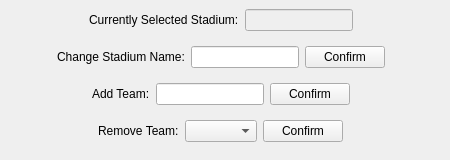
    <widget class="QWidget" name="modify_stadium_info_page">
     <widget class="QWidget" name="verticalLayoutWidget_4">
      <property name="geometry">
       <rect>
        <x>0</x>
        <y>0</y>
        <width>441</width>
        <height>151</height>
       </rect>
      </property>
      <layout class="QVBoxLayout" name="verticalLayout_4">
       <item>
        <layout class="QHBoxLayout" name="horizontalLayout_7">
         <item>
          <spacer name="horizontalSpacer_37">
           <property name="orientation">
            <enum>Qt::Horizontal</enum>
           </property>
           <property name="sizeHint" stdset="0">
            <size>
             <width>40</width>
             <height>20</height>
            </size>
           </property>
          </spacer>
         </item>
         <item>
          <widget class="QLabel" name="label_15">
           <property name="text">
            <string>Currently Selected Stadium:</string>
           </property>
          </widget>
         </item>
         <item>
          <widget class="QLineEdit" name="modify_stadium_info_line_edit">
           <property name="enabled">
            <bool>false</bool>
           </property>
          </widget>
         </item>
         <item>
          <spacer name="horizontalSpacer_38">
           <property name="orientation">
            <enum>Qt::Horizontal</enum>
           </property>
           <property name="sizeHint" stdset="0">
            <size>
             <width>40</width>
             <height>20</height>
            </size>
           </property>
          </spacer>
         </item>
        </layout>
       </item>
       <item>
        <layout class="QHBoxLayout" name="horizontalLayout_17">
         <item>
          <spacer name="horizontalSpacer_39">
           <property name="orientation">
            <enum>Qt::Horizontal</enum>
           </property>
           <property name="sizeHint" stdset="0">
            <size>
             <width>40</width>
             <height>20</height>
            </size>
           </property>
          </spacer>
         </item>
         <item>
          <widget class="QLabel" name="label_16">
           <property name="text">
            <string>Change Stadium Name:</string>
           </property>
          </widget>
         </item>
         <item>
          <widget class="QLineEdit" name="change_stadium_name_line_edit">
           <property name="enabled">
            <bool>true</bool>
           </property>
          </widget>
         </item>
         <item>
          <widget class="QPushButton" name="change_stadium_name_confirm_button">
           <property name="text">
            <string>Confirm</string>
           </property>
          </widget>
         </item>
         <item>
          <spacer name="horizontalSpacer_40">
           <property name="orientation">
            <enum>Qt::Horizontal</enum>
           </property>
           <property name="sizeHint" stdset="0">
            <size>
             <width>40</width>
             <height>20</height>
            </size>
           </property>
          </spacer>
         </item>
        </layout>
       </item>
       <item>
        <layout class="QHBoxLayout" name="horizontalLayout_14">
         <item>
          <spacer name="horizontalSpacer_23">
           <property name="orientation">
            <enum>Qt::Horizontal</enum>
           </property>
           <property name="sizeHint" stdset="0">
            <size>
             <width>40</width>
             <height>20</height>
            </size>
           </property>
          </spacer>
         </item>
         <item>
          <widget class="QLabel" name="label_10">
           <property name="text">
            <string>Add Team:</string>
           </property>
          </widget>
         </item>
         <item>
          <widget class="QLineEdit" name="add_team_line_edit">
           <property name="enabled">
            <bool>true</bool>
           </property>
          </widget>
         </item>
         <item>
          <widget class="QPushButton" name="add_team_confirm_button">
           <property name="text">
            <string>Confirm</string>
           </property>
          </widget>
         </item>
         <item>
          <spacer name="horizontalSpacer_24">
           <property name="orientation">
            <enum>Qt::Horizontal</enum>
           </property>
           <property name="sizeHint" stdset="0">
            <size>
             <width>40</width>
             <height>20</height>
            </size>
           </property>
          </spacer>
         </item>
        </layout>
       </item>
       <item>
        <layout class="QHBoxLayout" name="horizontalLayout_15">
         <item>
          <spacer name="horizontalSpacer_25">
           <property name="orientation">
            <enum>Qt::Horizontal</enum>
           </property>
           <property name="sizeHint" stdset="0">
            <size>
             <width>40</width>
             <height>20</height>
            </size>
           </property>
          </spacer>
         </item>
         <item>
          <widget class="QLabel" name="label_11">
           <property name="text">
            <string>Remove Team:</string>
           </property>
          </widget>
         </item>
         <item>
          <widget class="QComboBox" name="remove_team_combobox"/>
         </item>
         <item>
          <widget class="QPushButton" name="remove_team_confirm_button">
           <property name="text">
            <string>Confirm</string>
           </property>
          </widget>
         </item>
         <item>
          <spacer name="horizontalSpacer_26">
           <property name="orientation">
            <enum>Qt::Horizontal</enum>
           </property>
           <property name="sizeHint" stdset="0">
            <size>
             <width>40</width>
             <height>20</height>
            </size>
           </property>
          </spacer>
         </item>
        </layout>
       </item>
      </layout>
     </widget>
    </widget>
